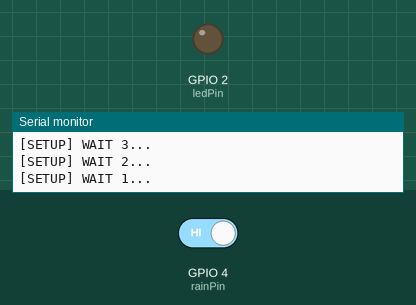
This sketch was run on a simulated ESP8266 (NodeMCU). Shown: output pins drawn as LEDs (lit = HIGH), the last lines printed to the serial monitor. The test bench sets the inputs (shaded band); at power-on: GPIO 4 (rainPin) HIGH. WiFi joins after 1.5 s; servers stay silent unless stated; uploads are accepted with an empty reply.

Above: at 5.2 s.
5.3 s: GPIO 4 (rainPin) driven LOW
At 9.5 s:
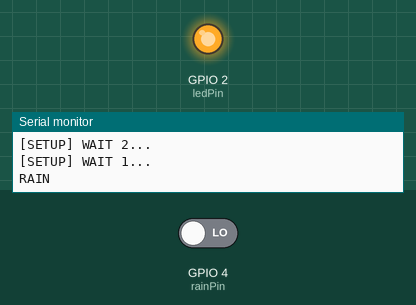
10.9 s: GPIO 4 (rainPin) driven HIGH
At 17.1 s:
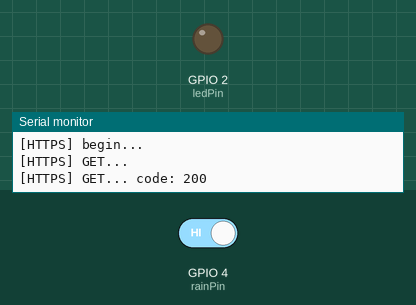
Timing chart, 0 to 18.6 s (numbered marks = the images above; inputs shaded):
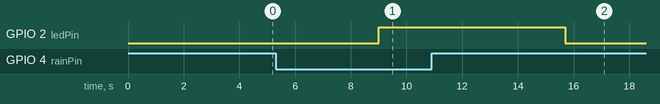

The sketch:

rain_alert.ino
```cpp
#include <Arduino.h>

#include <ESP8266WiFi.h>
#include <ESP8266WiFiMulti.h>
#include <ESP8266HTTPClient.h>
#include <WiFiClientSecureBearSSL.h>

ESP8266WiFiMulti WiFiMulti;

// constants won't change. They're used here to set pin numbers:
const int rainPin = 4; // the number of the pushbutton pin
const int ledPin = 2;  // the number of the LED pin

// variables will change:
int rainState = 0; // variable for reading the pushbutton status
int lastState = 0;
String key = "";
String message = "M%C6%B0a%20r%E1%BB%93i%20anh%20%C6%A1i%2C%20mau%20c%E1%BA%A5t%20qu%E1%BA%A7n%20%C3%A1o%20%C4%91i%20k%E1%BA%BBo%20v%E1%BB%A3%20m%E1%BA%AFng";

void setup()
{

  Serial.begin(115200);
  // Serial.setDebugOutput(true);

  Serial.println();
  Serial.println();
  Serial.println();

  // initialize the LED pin as an output:
  pinMode(ledPin, OUTPUT);
  // initialize the pushbutton pin as an input:
  pinMode(rainPin, INPUT);

  for (uint8_t t = 4; t > 0; t--)
  {
    Serial.printf("[SETUP] WAIT %d...\n", t);
    Serial.flush();
    delay(1000);
  }

  WiFi.mode(WIFI_STA);
  WiFiMulti.addAP("KemShop-55LTT", "");
}

void loop()
{
  // read the state of the pushbutton value:
  rainState = digitalRead(rainPin);

  // check if the pushbutton is pressed. If it is, the buttonState is HIGH:
  if (rainState == 0 && lastState == 0)
  {
    Serial.printf("RAIN\n");
    lastState = 1;
    // turn LED on:
    digitalWrite(ledPin, HIGH);
    // wait for WiFi connection
    if ((WiFiMulti.run() == WL_CONNECTED))
    {

      std::unique_ptr<BearSSL::WiFiClientSecure> client(new BearSSL::WiFiClientSecure);

      //    client->setFingerprint(fingerprint);
      client->setInsecure();

      HTTPClient https;

      Serial.print("[HTTPS] begin...\n");
      if (https.begin(*client, "https://taymay.herokuapp.com/send/?key=" + key + "&message=" + message))
      { // HTTPS

        Serial.print("[HTTPS] GET...\n");
        // start connection and send HTTP header
        int httpCode = https.GET();

        // httpCode will be negative on error
        if (httpCode > 0)
        {
          // HTTP header has been send and Server response header has been handled
          Serial.printf("[HTTPS] GET... code: %d\n", httpCode);

          // file found at server
          if (httpCode == HTTP_CODE_OK || httpCode == HTTP_CODE_MOVED_PERMANENTLY)
          {
            String payload = https.getString();
            Serial.println(payload);
          }
        }
        else
        {
          Serial.printf("[HTTPS] GET... failed, error: %s\n", https.errorToString(httpCode).c_str());
        }

        https.end();
      }
      else
      {
        Serial.printf("[HTTPS] Unable to connect\n");
      }
    }
  }
  else if (rainState == 1 && lastState == 1)
  {
    lastState = 0;
    // turn LED off:
    digitalWrite(ledPin, LOW);
  }

  delay(5000);
}
```

Measured:
- after the input at 5.3 s, GPIO 2 (ledPin): LOW → HIGH after 3.7 s
- after the input at 10.9 s, GPIO 2 (ledPin): HIGH → LOW after 4.8 s
